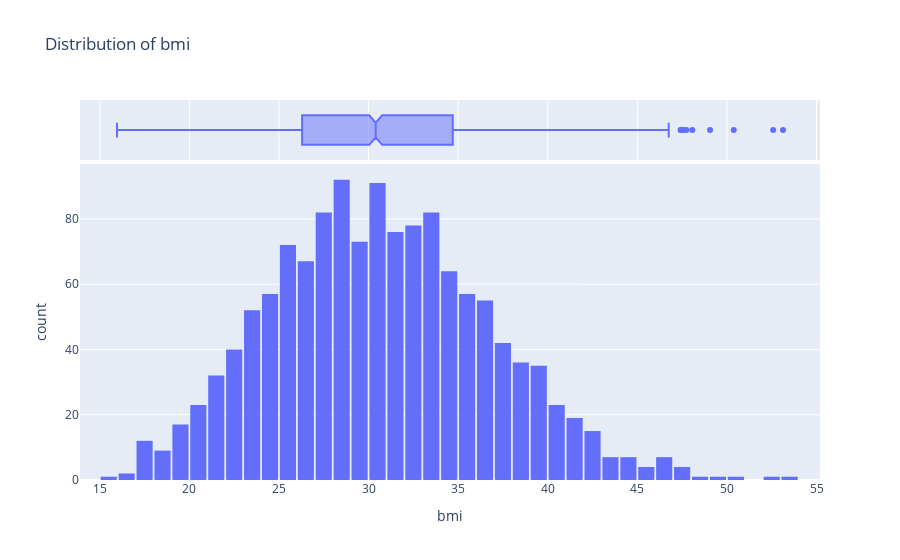

Source (notebook cell):
### Code cell
fig = px.histogram(
    df,
    x='bmi',
    marginal='box',
    nbins=47,
    title="Distribution of bmi"
)
fig.update_layout(bargap=0.1)
fig.show()

### Figure 1 — Plotly figure (JSON) as saved in the notebook; plotly's stock layout.template omitted (floating-point values rounded to 4 significant figures; data arrays with more than 128 entries replaced by an {"elided": "..."} marker saying what was removed)
{"data": [{"bingroup": "x", "hovertemplate": "bmi=%{x}<br>count=%{y}<extra></extra>", "legendgroup": "", "marker": {"color": "#636efa", "pattern": {"shape": ""}}, "name": "", "nbinsx": 47, "orientation": "v", "showlegend": false, "type": "histogram", "x": {"elided": "1338 float values"}, "xaxis": "x", "yaxis": "y"}, {"hovertemplate": "bmi=%{x}<extra></extra>", "legendgroup": "", "marker": {"color": "#636efa"}, "name": "", "notched": true, "showlegend": false, "type": "box", "x": {"elided": "1338 float values"}, "xaxis": "x2", "yaxis": "y2"}], "layout": {"bargap": 0.1, "barmode": "relative", "legend": {"tracegroupgap": 0}, "title": {"text": "Distribution of bmi"}, "xaxis": {"anchor": "y", "domain": [0, 1], "title": {"text": "bmi"}}, "xaxis2": {"anchor": "y2", "domain": [0, 1], "matches": "x", "showgrid": true, "showticklabels": false}, "yaxis": {"anchor": "x", "domain": [0, 0.8316], "title": {"text": "count"}}, "yaxis2": {"anchor": "x2", "domain": [0.8416, 1], "matches": "y2", "showgrid": false, "showline": false, "showticklabels": false, "ticks": ""}}}
